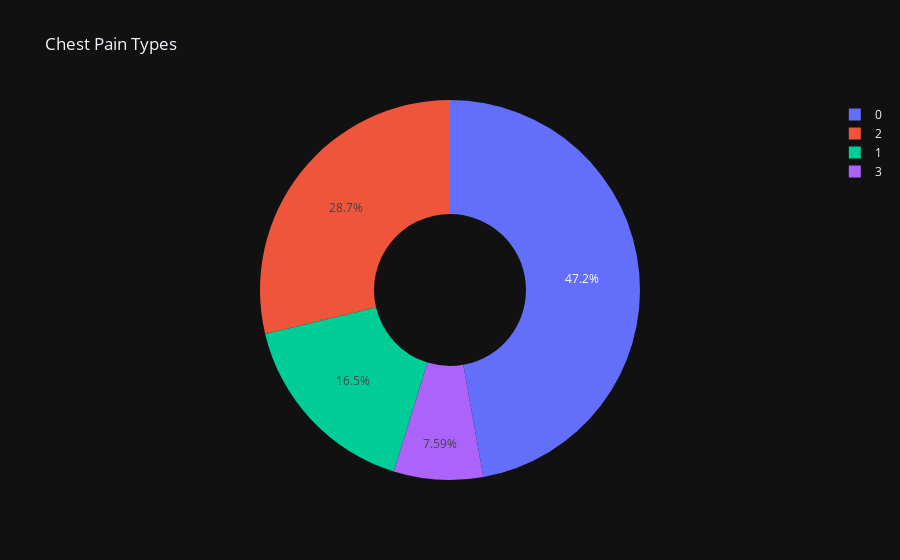

Source (notebook cell):
### Markdown cell above
+ Chest Pain Types

### Code cell
ax = px.pie(data, names = 'cp', template = 'plotly_dark', title = 'Chest Pain Types', hole = 0.4)
ax.show()

### Figure 1 — Plotly figure (JSON) as saved in the notebook; plotly's stock layout.template omitted (floating-point values rounded to 4 significant figures; data arrays with more than 128 entries replaced by an {"elided": "..."} marker saying what was removed)
{"data": [{"domain": {"x": [0, 1], "y": [0, 1]}, "hole": 0.4, "hovertemplate": "cp=%{label}<extra></extra>", "labels": {"elided": "303 int values"}, "legendgroup": "", "name": "", "showlegend": true, "type": "pie"}], "layout": {"legend": {"tracegroupgap": 0}, "title": {"text": "Chest Pain Types"}}}
